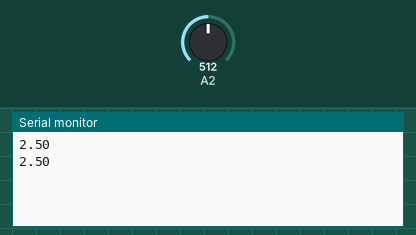
Simulated run of this sketch. Board: Arduino Uno, built with avr-gcc and run on an emulated ATmega328P. On the bench: the last lines printed to the serial monitor. Inputs (shaded band) come from the test bench; at power-on: A2 = 512.

Above: at 5.8 s.
5.9 s: A2 set to 716
At 10.6 s:
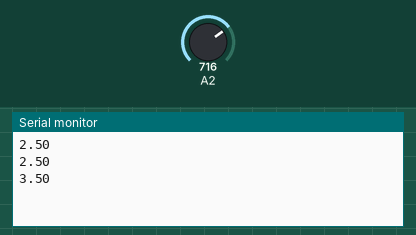
11.9 s: A2 set to 900
At 15.6 s:
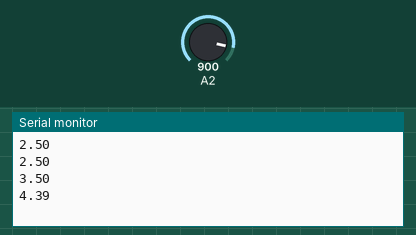
Timing chart, 0 to 17.1 s (numbered marks = the images above; inputs shaded):
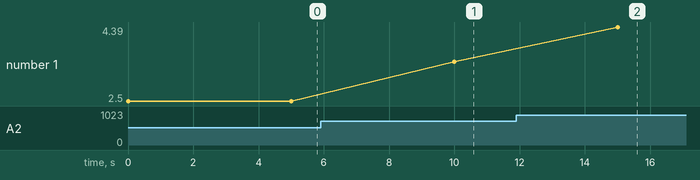

The sketch:

code.ino
```cpp
float nvalue=0;
float qt=0;
float Uve=0;

void setup(){
    Serial.begin(9600);
    }

void loop(){
     nvalue = analogRead(A2);
     qt = 0.004882813;
     Uve = nvalue*qt;
     Serial.println(Uve);
     delay(5000);
}
```

Measured:
- after the input at 5.9 s, the serial monitor: prints a new line after 4.1 s (image 1)
- after the input at 11.9 s, the serial monitor: prints a new line after 3.1 s (image 2)
- plotted number 1: 2.5 → 3.5 after the input at 5.9 s, 3.5 → 4.39 after the input at 11.9 s
